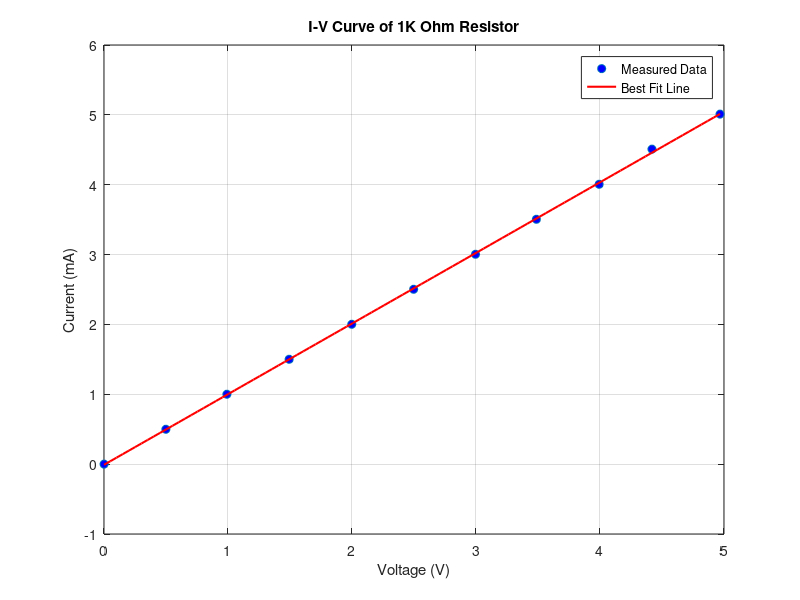

MATLAB code for this plot:
V = [0.000538, 0.499, 0.991, 1.493, 1.998, 2.497, 2.996, 3.487, 3.993, 4.419, 4.968];
I = [-0.0000005, 0.499, 1.0003, 1.501, 2.002, 2.503, 3.0041, 3.505, 4.006, 4.509, 5.0102];

figure;
plot(V, I, 'o', 'MarkerFaceColor','b'); % data points
xlabel('Voltage (V)');
ylabel('Current (mA)');
title('I-V Curve of 1K Ohm Resistor');
grid on;
hold on;

% Fit a line (linear regression: I = m*V + b)
coeffs = polyfit(V, I, 1);  % degree 1 polynomial
m = coeffs(1);  % slope
b = coeffs(2);  % intercept

% Generate best-fit line
V_fit = linspace(min(V), max(V), 100);
I_fit = polyval(coeffs, V_fit);

% Plot best-fit line
plot(V_fit, I_fit, 'r-', 'LineWidth',1.5);
legend('Measured Data','Best Fit Line');

% Display equation of line
fprintf('Best fit line: I = %.6f*V + %.6f\n', m, b);
